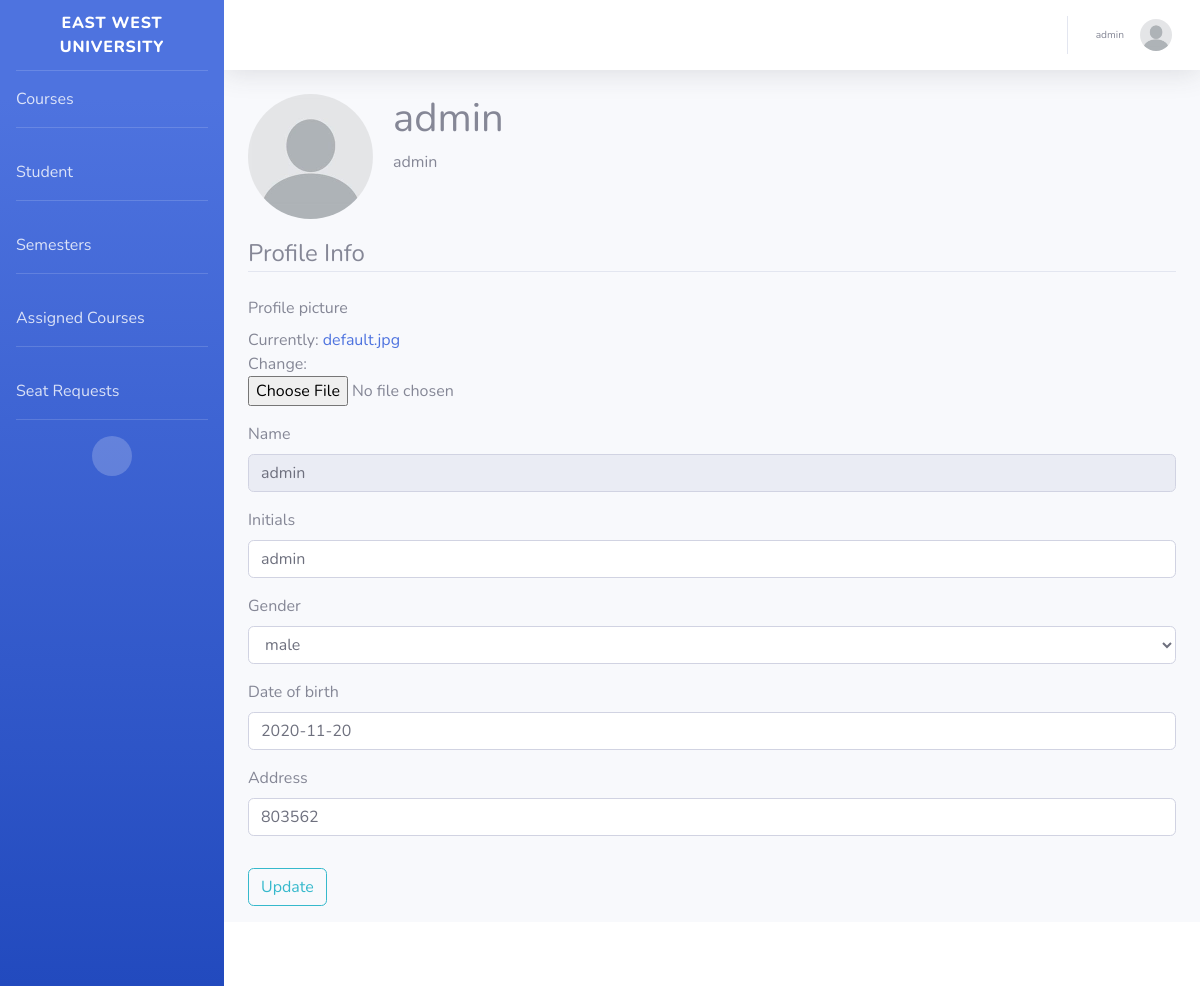
/profile/ (signed in), run on the app's committed database.
### advising_portal/models.py (models this page shows, shortened)
class Faculty(models.Model):
    GENDERS = (
        (MALE, MALE),
        (FEMALE, FEMALE),
        (OTHER, OTHER)
    )
    faculty_id = models.CharField(max_length=100, primary_key=True)
    name = models.CharField(max_length=30)
    initials = models.CharField(max_length=10)
    profile_picture = models.ImageField(default='default.jpg', upload_to=image_directory_path, storage=image_storage)
    gender = models.CharField(max_length=10, choices=GENDERS, default=MALE)
    date_of_birth = models.DateField(null=True)
    address = models.CharField(max_length=30)
    username = models.OneToOneField(User, on_delete=models.SET_NULL, null=True)
    created_at = models.DateTimeField(default=timezone.now)
    created_by = models.ForeignKey(User, on_delete=models.SET_NULL, null=True, related_name='faculty_creator')
    updated_at = models.DateTimeField(null=True)
    updated_by = models.ForeignKey(User, on_delete=models.SET_NULL, null=True, related_name='faculty_updater')
    history = HistoricalRecords()

class Student(models.Model):
    GENDERS = (
        (MALE, MALE),
        (FEMALE, FEMALE),
        (OTHER, OTHER)
    )
    student_id = models.CharField(max_length=100, primary_key=True)
    name = models.CharField(max_length=30)
    advisor = models.ForeignKey(Faculty, on_delete=models.SET_NULL, null=True)
    profile_picture = models.ImageField(default='default.jpg', upload_to=image_directory_path, storage=image_storage)
    date_of_birth = models.DateField(null=True)
    address = models.CharField(max_length=30)
    gender = models.CharField(max_length=10, choices=GENDERS, default=MALE)
    username = models.OneToOneField(User, on_delete=models.SET_NULL, null=True)
    created_at = models.DateTimeField(default=timezone.now)
    created_by = models.ForeignKey(User, on_delete=models.SET_NULL, null=True, related_name='student_creator')
    updated_at = models.DateTimeField(null=True)
    updated_by = models.ForeignKey(User, on_delete=models.SET_NULL, null=True, related_name='student_updater')
    history = HistoricalRecords()

### users/views.py (the view)
# urls.py: path('profile/', user_views.profile_view, name='profile'),
@login_required
def profile_view(request):
    if request.method == 'POST':
        if request.user.groups.all()[0].name == 'chairman' or request.user.groups.all()[0].name == 'faculty':
            p_form = FacultyProfileUpdateForm(request.POST, request.FILES, instance=request.user.faculty)
        else:
            p_form = StudentProfileUpdateForm(request.POST, request.FILES, instance=request.user.student)
        if p_form.is_valid():
            p_form.save()
            messages.success(request, 'Your account has been updated!')
            return redirect('profile')
    else:
        if request.user.groups.all()[0].name == 'chairman' or request.user.groups.all()[0].name == 'faculty':
            p_form = FacultyProfileUpdateForm(instance=request.user.faculty)
        else:
            p_form = StudentProfileUpdateForm(instance=request.user.student)
    context = {
        'p_form': p_form
    }
    return render(request, 'users/profile.html', context)

### users/forms.py (shortened to what this page needs)
class FacultyProfileUpdateForm(forms.ModelForm):
    class Meta:
        model = Faculty
        fields = ['profile_picture', 'name', 'initials', 'gender', 'date_of_birth', 'address']
    def __init__(self, *args, **kwargs):
        super(FacultyProfileUpdateForm, self).__init__(*args, **kwargs)
        self.fields['name'].widget.attrs['readonly'] = True
        self.fields['initials'].required = False
        self.fields['gender'].required = False

### advising_portal/templatetags/custom_tags.py (called while the page is built)
@register.filter(name='has_group')
def has_group(user, group_name):
    return user.groups.filter(name=group_name).exists()

### users/templates/users/profile.html (shortened to what this page needs)
{% extends "advising_portal/base.html" %}
{% load crispy_forms_tags %}
{% block content %}
    <div class="content-section">
        <div class="media">
            <img class="rounded-circle account-img" src="{{ user.student.profile_picture.url }}">
            <div class="media-body">
                <h2 class="account-heading">{{ user.student.name }}</h2>
                <p class="text-secondary">{{ user.student.student_id }}</p>
            </div>
        </div>
        <form method="POST" enctype="multipart/form-data">
            <fieldset class="form-group">
                <legend class="border-bottom mb-4">Profile Info</legend>
                {{ p_form|crispy }}
            </fieldset>
            <div class="form-group">
                <button class="btn btn-outline-info" type="submit">Update</button>
            </div>
        </form>
    </div>
{% endblock content %}

### advising_portal/templates/advising_portal/base.html (shortened to what this page needs)
{% load static %}
{% load custom_tags %}
<!DOCTYPE html>
<html lang="en">
<head>
    <link href="{% static 'advising_portal/requirements/fontawesome-free/css/all.min.css' %}" rel="stylesheet" type="text/css">
    <link href="{% static 'advising_portal/css/basic.min.css' %}" rel="stylesheet">
    <link href="{% static 'advising_portal/css/my_css.css' %}" rel="stylesheet">
</head>
<body id="page-top">
<div id="wrapper">
    <ul class="navbar-nav bg-gradient-primary sidebar sidebar-dark accordion" id="accordionSidebar">
        <a class="sidebar-brand d-flex align-items-center justify-content-center" href="{% url 'student-panel-home' %}">
            <div class="sidebar-brand-text mx-3">East West University</div>
        </a>
        <hr class="sidebar-divider my-0">
        {% if user|has_group:"student" %}
            <li class="nav-item">
                <a class="nav-link" href="{% url 'student-panel-portal' 'recommended' %}">
                    Advising
                </a>
            </li>
            <hr class="sidebar-divider">
            <li class="nav-item">
                <a class="nav-link" href="{% url 'student-panel-advised-courses' %}">
                    Advised Courses
                </a>
            </li>
            <hr class="sidebar-divider">
            <li class="nav-item">
                <a class="nav-link" href="{% url 'student-panel-request-section-list-view' %}">
                    Seat Request
                </a>
            </li>
            <hr class="sidebar-divider">
            <li class="nav-item">
                <a class="nav-link" href="{% url 'student-panel-grade-report' %}">
                    Grade Report
                </a>
            </li>
            <hr class="sidebar-divider d-none d-md-block">
        {% else %}
            <li class="nav-item">
                <a class="nav-link" href="{% url 'faculty-panel-course-list' %}">
                    Courses
                </a>
            </li>
            <hr class="sidebar-divider">
            <li class="nav-item">
                <a class="nav-link" href="{% url 'faculty-panel-student-list' %}">
                    Student
                </a>
            </li>
            <hr class="sidebar-divider">
            <li class="nav-item">
                <a class="nav-link" href="{% url 'faculty-panel-semester-list' %}">
                    Semesters
                </a>
            </li>
            <hr class="sidebar-divider">
            <li class="nav-item">
                <a class="nav-link" href="{% url 'faculty-panel-assigned-sections' %}">
                    Assigned Courses
                </a>
            </li>
            <hr class="sidebar-divider">
            <li class="nav-item">
                <a class="nav-link" href="{% url 'faculty-panel-section-request-list' %}">
                    Seat Requests
                </a>
            </li>
            <hr class="sidebar-divider">
        {% endif %}
        <div class="text-center d-none d-md-inline">
            <button class="rounded-circle border-0" id="sidebarToggle"></button>
        </div>
    </ul>
    <div id="content-wrapper" class="d-flex flex-column">
        <div id="content">
            <nav class="navbar navbar-expand navbar-light bg-white topbar mb-4 static-top shadow">
                <ul class="navbar-nav ml-auto">
                    <li class="nav-item dropdown no-arrow">
                        <a class="nav-link dropdown-toggle" href="#" id="userDropdown" role="button"
                           data-toggle="dropdown" aria-haspopup="true" aria-expanded="false">
                            <span class="mr-2 d-none d-lg-inline text-gray-600 small">
                                    {% if user|has_group:"student" %}
                                        <span class="mr-2 d-none d-lg-inline text-gray-600 small">{{ user.student.name }}</span>
                                    {% else %}
                                        <span class="mr-2 d-none d-lg-inline text-gray-600 small">{{ user.faculty.name }}</span>
                                    {% endif %}
                                </span>
                            {% if user|has_group:"student" %}
                                <img class="img-profile rounded-circle" src="{{ user.student.profile_picture.url }}">
                            {% else %}
                                <img class="img-profile rounded-circle" src="{{ user.faculty.profile_picture.url }}">
                            {% endif %}
                        </a>
                    </li>
                </ul>
            </nav>
            <div class="container-fluid">
                {% block content %}{% endblock %}
            </div>
        </div>
        <footer class="sticky-footer bg-white">
        </footer>
    </div>
</div>
</body>
</html>

### advising_portal/static/advising_portal/css/my_css.css (style rules this page uses)
.account-img { height: 125px; width: 125px; margin-right: 20px; margin-bottom: 16px; }
.account-heading { font-size: 2.5rem; }

### data on the page
Faculty: name "admin", initials "admin", gender "male", date_of_birth "2020-11-20", address "803562"

### other printed values
{{ user.faculty.name }} "admin"
{{ user.student.name }} "admin"
{{ user.student.student_id }} "admin"
